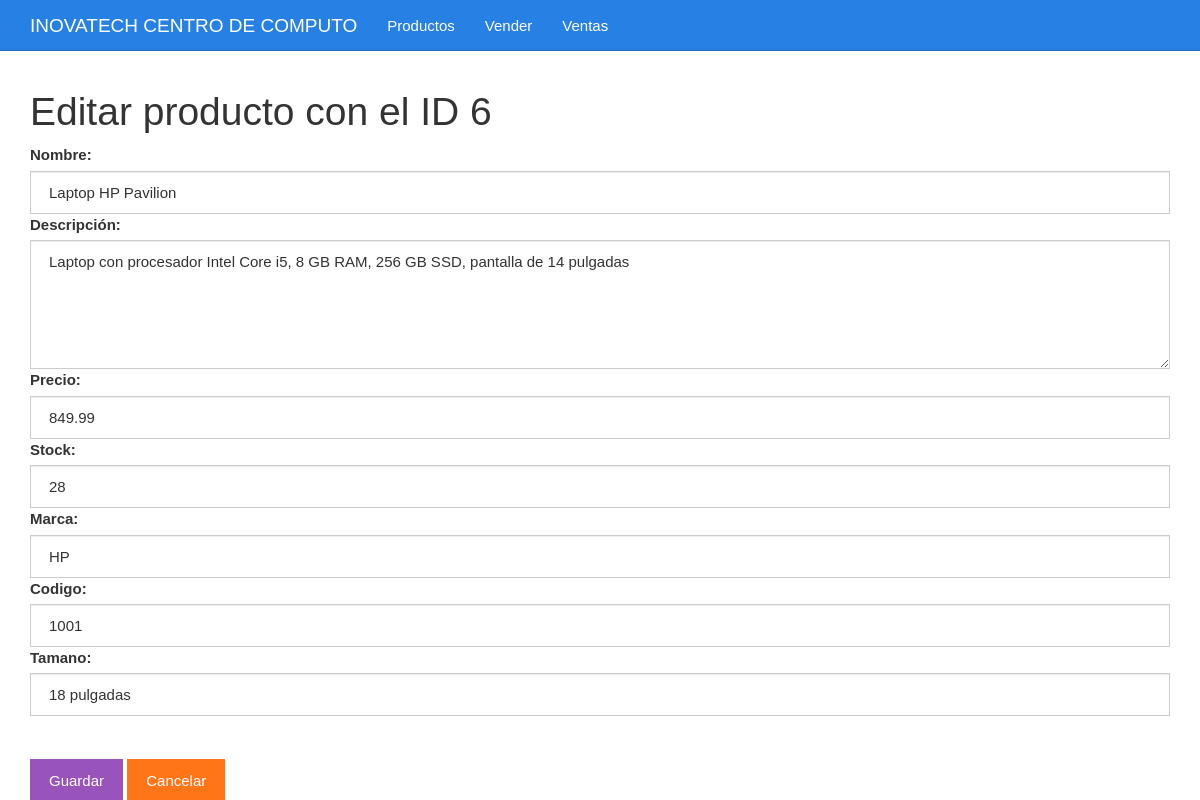
The app's page /editar.php?id=6 with its own data.
### tables this page shows
CREATE TABLE `tbl_productos` (
  `id` bigint(20) UNSIGNED NOT NULL,
  `nombre` varchar(30) NOT NULL,
  `descripcion` varchar(255) NOT NULL,
  `precio` decimal(5,2) NOT NULL,
  `stock` int(10) NOT NULL,
  `marca` varchar(30) NOT NULL,
  `codigo` int(10) NOT NULL,
  `tamano` varchar(50) NOT NULL
);

### editar.php (the view, shortened to what this page needs)
<?php
$id = $_GET["id"];
include_once "base_de_datos.php";
$sentencia = $base_de_datos->prepare("SELECT * FROM tbl_productos WHERE id = ?;");
$sentencia->execute([$id]);
$producto = $sentencia->fetch(PDO::FETCH_OBJ);
?>
<?php include_once "encabezado.php" ?>
	<div class="col-xs-12">
		<h1>Editar producto con el ID <?php echo $producto->id; ?></h1>
		<form method="post" action="guardarDatosEditados.php">
			<label for="nombre">Nombre:</label>
			<input value="<?php echo $producto->nombre ?>" class="form-control" name="nombre" required type="text" id="nombre" placeholder="Escribe el nombre">
			<label for="descripcion">Descripción:</label>
			<textarea required id="descripcion" name="descripcion" cols="30" rows="5" class="form-control"><?php echo $producto->descripcion ?></textarea>
			<label for="precio">Precio:</label>
			<input value="<?php echo $producto->precio ?>" class="form-control" name="precio" required type="number" id="precio" placeholder="Precio">
			<label for="stock">Stock:</label>
			<input value="<?php echo $producto->stock ?>" class="form-control" name="stock" required type="number" id="stock" placeholder="Cantidad o stock">
			<label for="marca">Marca:</label>
			<input value="<?php echo $producto->marca ?>" class="form-control" name="marca" required type="text" id="marca" placeholder="Escribe la marca">
			<label for="codigo">Codigo:</label>
			<input value="<?php echo $producto->codigo ?>" class="form-control" name="codigo" required type="number" id="codigo" placeholder="codigo">
			<label for="tamano">Tamano:</label>
			<input value="<?php echo $producto->tamano ?>" class="form-control" name="tamano" required type="text" id="tamano" placeholder="Escribe el tamano">
			<br><br><input class="btn btn-info" type="submit" value="Guardar">
			<a class="btn btn-warning" href="./listar.php">Cancelar</a>
		</form>
	</div>
<?php include_once "pie.php" ?>

### css/estilo.css (style rules this page uses)
body { padding-top: 70px; }

### records on screen
tbl_productos: id "6", nombre "Laptop HP Pavilion", descripcion "Laptop con procesador Intel Core i5, 8 GB RAM, 256 GB SSD, pantalla de 14 pulgadas", precio "849.99", stock "28", marca "HP", codigo "1001", tamano "18 pulgadas"
